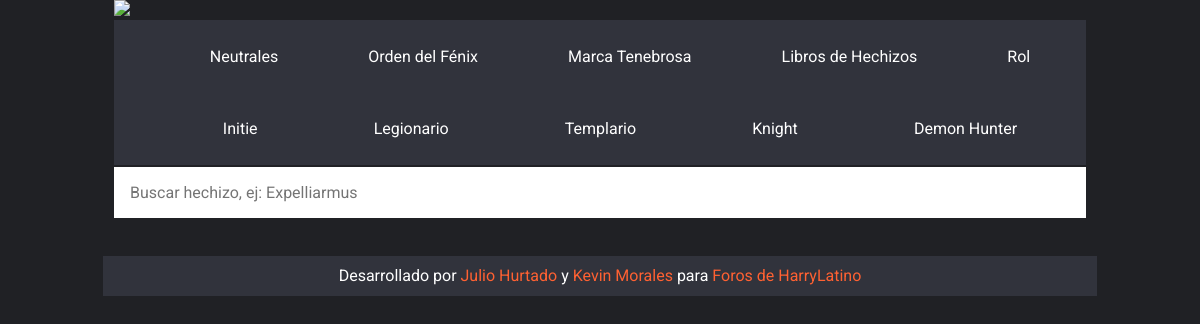
/orden-del-fenix/, run on the app's committed database.
### spells/models.py (models this page shows, shortened)
class Group(models.Model):
    name_choices = (
        ('Neutrales', 'Neutrales'),
        ('Orden del Fénix', 'Orden del Fénix'),
        ('Marca Tenebrosa', 'Marca Tenebrosa'),
        ('Libros de Hechizos', 'Libros de Hechizos'),
    )
    name = models.CharField(max_length=64, choices=name_choices, unique=True)
    slug = models.SlugField(allow_unicode=True, max_length=100, editable=False)

class Range(models.Model):
    name = models.CharField(max_length=64)
    group = models.ForeignKey(Group, on_delete=models.CASCADE)
    slug = models.SlugField(allow_unicode=True, max_length=100, editable=False)

### spells/views.py (the view)
class SpellCategoryListView(SpellListView):
    def get_queryset(self):
        group = get_object_or_404(Group, slug=self.kwargs['slug'])
        ranges = Range.objects.filter(group=group)
        if self.rol:
            queryset = self.model.objects.filter(range__in=ranges).exclude(battles=True)
        else:
            queryset = self.model.objects.filter(range__in=ranges).exclude(battles=False)
        return queryset
    def get_context_data(self, **kwargs):
        context = super(SpellCategoryListView, self).get_context_data(**kwargs)
        context['categories'] = Group.objects.all().order_by('id')
        context['ranges'] = Range.objects.all().order_by('id')
        context['category'] = get_object_or_404(Group, slug=self.kwargs['slug'])
        context['flag'] = True
        return context

### spells/views.py (called while the page is built)
    def get_context_data(self, **kwargs):
        context = super(SpellListView, self).get_context_data(**kwargs)
        context['categories'] = Group.objects.all().order_by('id')
        context['ranges'] = Range.objects.all().order_by('id')
        context['rol'] = self.rol
        return context

### spells/templates/spells/spell_list.html (shortened to what this page needs)
{% extends "base.html" %}
{% block subMenu %}
    {% if flag %}
    <div id="libros" class="MenuLibro">
        <ul class="MenuLibro-list">
            {% for range in ranges %}
                {% if range.group == category %}
                    {% if rol %}
                        <li class="MenuLibro-item"><a href="{% url 'Spell:spell_range_rol' range.group.slug range.slug %}">{{ range.name }}</a></li>
                    {% else %}
                        <li class="MenuLibro-item"><a href="{% url 'Spell:spell_range' range.group.slug range.slug %}">{{ range.name }}</a></li>
                    {% endif %}
                {% endif %}
            {% endfor %}
        </ul>
    </div>
    {% endif %}
{% endblock %}

### spells/templates/base.html (shortened to what this page needs)
{% load static %}
<!DOCTYPE html>
<html lang="en">
<head>
    <link rel="stylesheet" href="{% static "css/styles.css" %}">
    <link rel="stylesheet" href="{% static "css/normalize.css" %}">
</head>
<body>
    <header class="Header">
        <a href="/" class="Header-container">
            <img class="Header-image" src="https://i.imgur.com/qH0xY1I.png">
        </a>
    </header>
    <nav class="Menu">
        <ul class="Menu-list">
            {% for category in categories %}
                {% if rol %}
                    <li class="Menu-item"><a href="{% url 'Spell:spell_category_rol' category.slug %}" class="Menu-title">{{ category.name }}</a></li>
                {% else %}
                    <li class="Menu-item"><a href="{% url 'Spell:spell_category' category.slug %}" class="Menu-title">{{ category.name }}</a></li>
                {% endif %}
            {% endfor %}
                {% if rol %}
                    <li class="Menu-item"><a href="{% url 'Spell:spell_list'%}" class="Menu-title">Batallas</a></li>
                {% else %}
                    <li class="Menu-item"><a href="{% url 'Spell:spell_list_rol'%}" class="Menu-title">Rol</a></li>
                {% endif %}
        </ul>
    </nav>
    {% block subMenu %}
    {% endblock %}
    <section class="Search">
    	<article class="Search-bar">
            <input type="text" class="Search-input" placeholder="Buscar hechizo, ej: Expelliarmus" aria-describedby="sizing-addon1" id="busqueda">
    	</article>
    </section>
    <section>
    </section>
    <footer class="Footer">
    	Desarrollado por <a href="http://www.harrylatino.org/user/102763-bastian-karkarov-malfoy/" target="_blank">Julio Hurtado</a> y <a href="http://www.harrylatino.org/user/42757-uzziel-fined/" target="_blank">Kevin Morales</a> para <a href="http://www.harrylatino.org/" target="_blank">Foros de HarryLatino</a>
    </footer>
</body>
</html>

### spells/static/css/styles.css (style rules this page uses)
.Header { display: flex; justify-content: center; }
.Header-container { width: 90%; }
.Header-image { width: 100%; }
.Menu { margin: 0 auto; background-color: #31333c; width: 88%; padding: 1%; }
.Menu-list { display: flex; list-style: none; justify-content: space-around; }
.Menu-item { margin: 0; }
.Menu-title { text-decoration: none; color: #fff; }
.MenuLibro { margin: 0 auto; background-color: #31333c; width: 88%; padding: 1%; }
.MenuLibro-list { display: flex; list-style: none; justify-content: space-around; }
.MenuLibro-item { margin: 0; }
.MenuLibro-item a { color: #fff; text-decoration: none; }
.Search { margin: 0.2% 5% 1% 5%; }
.Search-bar { display: flex; justify-content: center; align-items: center; }
.Search-input { width: 100%; padding: 1em; border: none; }
.Footer { max-width: 90%; background-color: #31333c; text-align: center; padding: 1%; font-size: 1em; margin: 0 auto; }
.Footer a { text-decoration: none; color: #ff6132; }

### data on the page
Group: name "Neutrales"
Group: name "Orden del Fénix"
Group: name "Marca Tenebrosa"
Group: name "Libros de Hechizos"
Range: name "Initie"
Range: name "Legionario"
Range: name "Templario"
Range: name "Knight"
Range: name "Demon Hunter"
